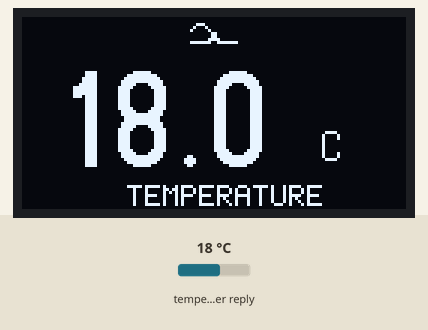
This program was run on a simulated Seeed XIAO ESP32-S3. On the bench: 128×64 one-colour display. The test bench sets the inputs (shaded band); at power-on: temperature in the weather reply 18 °C. WiFi joins after 1.5 s; servers stay silent unless stated; web services answer with replies made up by the test bench; what the program prints to the serial monitor is not drawn.

Above: at 4.4 s.
At 6.4 s:
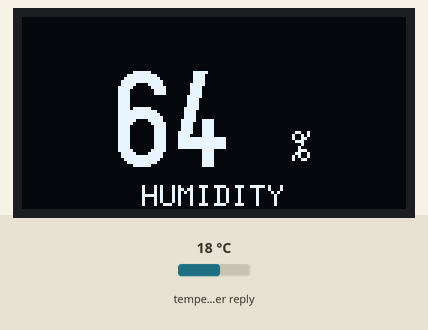
At 8.4 s:
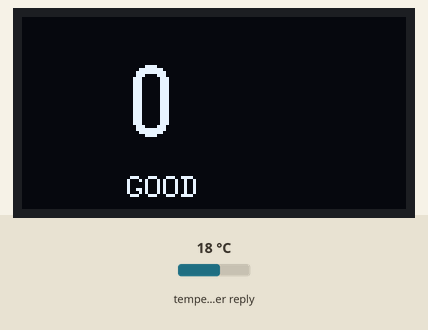
At 10.5 s:
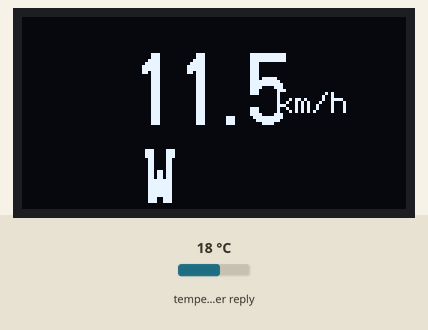
At 12.5 s:
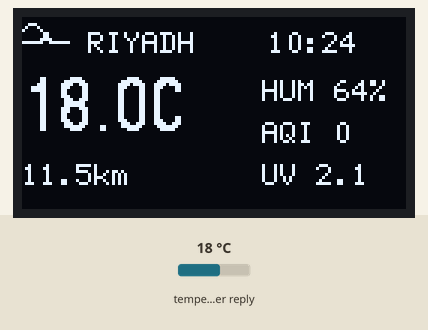

Measured:
- by itself, everything shown: repeats every 11.0 s, in 5 steps
- what the display in image 0 shows lasts 2.0 s, from 4.4 s to 6.4 s
- what the display in image 4 shows lasts 3.0 s, from 12.4 s to 15.4 s

The program:

main.cpp
```cpp
#define DEBUG 0

#include <Arduino.h>
#include <WiFi.h>
#include <HTTPClient.h>
#include <WiFiClientSecure.h>
#include <Wire.h>
#include <U8g2lib.h>
#include <ArduinoJson.h>

// -----------------------------
// User configuration
// -----------------------------
const char* WIFI_SSID = "EIS";
const char* WIFI_PASSWORD = "12341234";

// Riyadh, Saudi Arabia
static constexpr float LATITUDE  = 24.7136f;
static constexpr float LONGITUDE = 46.6753f;

//------------------------------
// Weather Icons
// -----------------------------

const unsigned char icon_sun[] PROGMEM = {
  0x80,0x01,
  0x44,0x22,
  0x28,0x14,
  0x10,0x08,
  0x1C,0x38,
  0x1C,0x38,
  0x10,0x08,
  0x28,0x14,
  0x44,0x22,
  0x80,0x01,
  0x00,0x00,
  0x00,0x00,
  0x00,0x00,
  0x00,0x00,
  0x00,0x00,
  0x00,0x00
};


const unsigned char icon_cloud[] PROGMEM = {
  0x00,0x00,
  0x00,0x00,
  0x1C,0x00,
  0x22,0x00,
  0x41,0x00,
  0x80,0x01,
  0x80,0x01,
  0xC0,0x03,
  0x7F,0xFE,
  0x00,0x00,
  0x00,0x00,
  0x00,0x00,
  0x00,0x00,
  0x00,0x00,
  0x00,0x00,
  0x00,0x00
};

const unsigned char icon_rain[] PROGMEM = {
  0x1C,0x00,
  0x22,0x00,
  0x41,0x00,
  0x80,0x01,
  0xFF,0x01,
  0x00,0x00,
  0x20,0x00,
  0x00,0x01,
  0x40,0x00,
  0x00,0x02,
  0x20,0x00,
  0x00,0x01,
  0x00,0x00,
  0x00,0x00,
  0x00,0x00,
  0x00,0x00
};


// Open-Meteo endpoints
// Weather Forecast API: current weather
// Air Quality API: current European AQI + UV Index
const char* WEATHER_URL =
"https://api.open-meteo.com/v1/forecast"
"?latitude=24.7136"
"&longitude=46.6753"
"&current=temperature_2m,relative_humidity_2m,"
"visibility,wind_speed_10m,wind_direction_10m,"
"weather_code"
"&timezone=Asia%2FRiyadh";

static const char* AIR_URL =
  "https://air-quality-api.open-meteo.com/v1/air-quality"
  "?latitude=24.7136"
  "&longitude=46.6753"
  "&current=european_aqi,uv_index"
  "&timezone=Asia%2FRiyadh"
  "&timeformat=iso8601";

// -----------------------------
// OLED setup
// XIAO ESP32-S3 I2C pins:
// D4 = SDA = GPIO5
// D5 = SCL = GPIO6
// -----------------------------
static constexpr uint8_t SDA_PIN = 5;
static constexpr uint8_t SCL_PIN = 6;

U8G2_SSD1306_128X64_NONAME_F_HW_I2C u8g2(U8G2_R0, U8X8_PIN_NONE);

// -----------------------------
// Timing
// -----------------------------
static constexpr unsigned long FETCH_INTERVAL_MS  = 2UL *60UL * 1000UL; // refresh every 2 min
static constexpr unsigned long WIFI_RETRY_MS      = 5000UL;    // retry Wi-Fi every 15 sec

// -----------------------------
// Data model
// -----------------------------
struct WeatherData {
  bool valid = false;

  String localDate;   // YYYY-MM-DD
  String localTime;   // HH:MM

  float temperature = NAN;    // C
  float humidity    = NAN;    // %
  float visibility  = NAN;    // meters
  float windSpeed   = NAN;    // km/h
  float windDir     = NAN;    // degrees

  float aqi         = NAN;    // European AQI
  float uvIndex     = NAN;    // UV index

  int weatherCode = 0;        // Open-Meteo weather code (https://open-meteo.com/en/docs#api_form)
};

WeatherData gData;

const uint8_t* getWeatherIcon()
{
    if(gData.weatherCode == 0)
        return icon_sun;

    if(gData.weatherCode >= 1 && gData.weatherCode <= 3)
        return icon_cloud;

    if(gData.weatherCode >= 51)
        return icon_rain;

    return icon_cloud;
}


enum ScreenType
{
    SCREEN_DASHBOARD,
    SCREEN_TEMP,
    SCREEN_HUMIDITY,
    SCREEN_AQI,
    SCREEN_WIND
};

ScreenType currentScreen = SCREEN_DASHBOARD;
unsigned long screenTimer = 0;

unsigned long lastFetchMs = 0;
unsigned long lastWiFiRetryMs = 0;

// -----------------------------
// Helpers
// -----------------------------
static String safeFloat(float value, int digits = 1) {
  if (isnan(value)) return "--";
  return String(value, digits);
}

static String formatKm(float meters) {
  if (isnan(meters)) return "--";
  return String(meters / 1000.0f, 1) + " km";
}

static String formatWind(float speed, float directionDeg) {
  if (isnan(speed) && isnan(directionDeg)) return "--";
  String dir = "--";
  if (!isnan(directionDeg)) {
    int d = (int)roundf(directionDeg) % 360;
    if (d < 0) d += 360;

    // 16-point compass
    static const char* compass[] = {
      "N","NNE","NE","ENE","E","ESE","SE","SSE",
      "S","SSW","SW","WSW","W","WNW","NW","NNW"
    };
    dir = String(compass[(d + 11) / 22 % 16]) + " " + String(d) + " deg";
  }

  String spd = isnan(speed) ? String("--") : String(speed, 1) + " km/h";
  return spd + " " + dir;
}

static String aqiCategory(float aqi) {
  if (isnan(aqi)) return "--";
  if (aqi <= 20.0f) return "GOOD";
  if (aqi <= 40.0f) return "FAIR";
  if (aqi <= 60.0f) return "MODERATE";
  if (aqi <= 80.0f) return "POOR";
  if (aqi <= 100.0f) return "VERY POOR";
  return "EXTREME";
}

static void centerText(int y, const String& text, const uint8_t* font) {
  u8g2.setFont(font);
  int16_t w = u8g2.getStrWidth(text.c_str());
  int16_t x = (128 - w) / 2;
  if (x < 0) x = 0;
  u8g2.drawStr(x, y, text.c_str());
}

static bool httpGetJson(const char* url, JsonDocument& doc)
{
    WiFiClientSecure client;
    client.setInsecure();

    HTTPClient http;

    if (!http.begin(client, url))
    {
        Serial.println("HTTP begin failed");
        return false;
    }

    int httpCode = http.GET();

    Serial.printf("HTTP Code: %d\n", httpCode);

    if (httpCode <= 0)
    {
        Serial.printf("HTTP Error: %s\n",
                      http.errorToString(httpCode).c_str());
        http.end();
        return false;
    }

    String payload = http.getString();
    if (DEBUG){
      Serial.println("============== RESPONSE ==============");
      Serial.println(payload);
      Serial.println("======================================");
    }


    DeserializationError err = deserializeJson(doc, payload);

    if (err)
    {
        Serial.print("JSON Error: ");
        Serial.println(err.c_str());
        http.end();
        return false;
    }

    http.end();
    return true;
}

static bool parseDateTime(const String& iso, String& dateOut, String& timeOut) {
  int t = iso.indexOf('T');
  if (t < 0) return false;

  dateOut = iso.substring(0, t);
  timeOut = iso.substring(t + 1, t + 6); // HH:MM
  return true;
}

static bool fetchWeatherData() {
  JsonDocument doc;
  if (!httpGetJson(WEATHER_URL, doc)) return false;

  JsonObject current = doc["current"].as<JsonObject>();
  if (current.isNull()) return false;

  String isoTime = current["time"] | "";
  String dateStr, timeStr;
  if (!parseDateTime(isoTime, dateStr, timeStr)) {
    dateStr = "--";
    timeStr = "--";
  }

  gData.localDate = dateStr;
  gData.localTime = timeStr;
  gData.temperature = current["temperature_2m"] | NAN;
  gData.humidity    = current["relative_humidity_2m"] | NAN;
  gData.visibility  = current["visibility"] | NAN;
  gData.windSpeed   = current["wind_speed_10m"] | NAN;
  gData.windDir     = current["wind_direction_10m"] | NAN;
  gData.weatherCode = current["weather_code"] | 0;

  return true;
}

static bool fetchAirData() {
  JsonDocument doc;
  if (!httpGetJson(AIR_URL, doc)) return false;

  JsonObject current = doc["current"].as<JsonObject>();
  if (current.isNull()) return false;

  gData.aqi     = current["european_aqi"] | NAN;
  gData.uvIndex = current["uv_index"] | NAN;

  return true;
}

static void drawWiFiConnecting(uint8_t dotCount) {
  u8g2.clearBuffer();

  centerText(18, "WiFi Connecting", u8g2_font_6x12_tf);
  centerText(38, String("SSID: ") + WIFI_SSID, u8g2_font_6x12_tf);

  String dots;
  for (uint8_t i = 0; i < dotCount; i++) {
    dots += ".";
  }
  centerText(58, dots, u8g2_font_6x12_tf);

  u8g2.sendBuffer();
}

static void drawWiFiConnected() {
  u8g2.clearBuffer();

  centerText(20, "WiFi Connected", u8g2_font_6x12_tf);
  centerText(42, "IP Address", u8g2_font_6x12_tf);
  centerText(60, WiFi.localIP().toString(), u8g2_font_6x12_tf);

  u8g2.sendBuffer();
}

static void drawWiFiReconnecting() {
  u8g2.clearBuffer();

  centerText(22, "WiFi Unavailable", u8g2_font_6x12_tf);
  centerText(42, "Reconnecting...", u8g2_font_6x12_tf);
  centerText(60, String("SSID: ") + WIFI_SSID, u8g2_font_6x12_tf);

  u8g2.sendBuffer();
}

static void connectWiFi() {
  WiFi.mode(WIFI_STA);
  WiFi.begin(WIFI_SSID, WIFI_PASSWORD);

  Serial.printf("Connecting to Wi-Fi: %s", WIFI_SSID);
  drawWiFiConnecting(1);

  unsigned long start = millis();
  uint8_t dotCount = 1;
  while (WiFi.status() != WL_CONNECTED && (millis() - start) < 20000UL) {
    delay(250);
    Serial.print(".");

    dotCount = (dotCount % 3) + 1;
    drawWiFiConnecting(dotCount);
  }
  Serial.println();

  if (WiFi.status() == WL_CONNECTED) {
    Serial.print("Wi-Fi connected. IP: ");
    Serial.println(WiFi.localIP());
    drawWiFiConnected();
    delay(2000);
  } else {
    Serial.println("Wi-Fi connect timeout");
    drawWiFiReconnecting();
  }
}

static void drawStatusLine(const String& text) {
  u8g2.setFont(u8g2_font_6x12_tf);
  centerText(62, text, u8g2_font_6x12_tf);
}

// DASHBOARD page rendering

void drawDashboard()
{
    u8g2.clearBuffer();

    u8g2.drawXBMP(
        0,
        0,
        16,
        16,
        getWeatherIcon()
    );

    u8g2.setFont(u8g2_font_6x12_tf);

    u8g2.drawStr(22, 12, "RIYADH");

    u8g2.drawStr(
        82,
        12,
        gData.localTime.c_str()
    );

    u8g2.setFont(u8g2_font_logisoso18_tf);

    String temp =
        String(gData.temperature,1) + "C";

    u8g2.drawStr(0, 38, temp.c_str());

    u8g2.setFont(u8g2_font_6x12_tf);

    String hum =
        "HUM " +
        String((int)gData.humidity) + "%";

    u8g2.drawStr(80, 28, hum.c_str());

    String aqi =
        "AQI " +
        String((int)gData.aqi);

    u8g2.drawStr(80, 42, aqi.c_str());

    String uv =
        "UV " +
        String(gData.uvIndex,1);

    u8g2.drawStr(80, 56, uv.c_str());

    String wind =
        String(gData.windSpeed,1) + "km";

    u8g2.drawStr(0, 56, wind.c_str());

    u8g2.sendBuffer();
}

// TEMPERATURE page rendering

void drawTemperature()
{
    u8g2.clearBuffer();

    u8g2.drawXBMP(
        56,
        0,
        16,
        16,
        getWeatherIcon()
    );

    u8g2.setFont(u8g2_font_logisoso32_tf);

    String temp =
        String(gData.temperature,1);

    u8g2.drawStr(10, 50, temp.c_str());

    u8g2.setFont(u8g2_font_7x14_tf);
    u8g2.drawStr(100, 48, "C");
    u8g2.setFont(u8g2_font_6x12_tf);
    u8g2.drawStr(35, 63, "TEMPERATURE");

    u8g2.sendBuffer();
}


// HUMIDITY page rendering

void drawHumidity()
{
    u8g2.clearBuffer();

    u8g2.setFont(u8g2_font_logisoso32_tf);

    String hum =
        String((int)gData.humidity);

    u8g2.drawStr(30, 50, hum.c_str());


    u8g2.setFont(u8g2_font_7x14_tf);
    u8g2.drawStr(90, 48, "%");
    u8g2.setFont(u8g2_font_6x12_tf);
    u8g2.drawStr(40, 63, "HUMIDITY");

    u8g2.sendBuffer();
}


// AIR QUALITY page rendering

void drawAQI()
{
    u8g2.clearBuffer();

    u8g2.setFont(u8g2_font_logisoso24_tf);

    String aqi =
        String((int)gData.aqi);

    u8g2.drawStr(35, 40, aqi.c_str());

    u8g2.setFont(u8g2_font_6x12_tf);

    if(gData.aqi > 100)
        u8g2.drawStr(25, 60, "EXTREME");
    else if(gData.aqi > 80)
        u8g2.drawStr(20, 60, "VERY POOR");
    else if(gData.aqi > 60)
        u8g2.drawStr(30, 60, "POOR");
    else if(gData.aqi > 40)
        u8g2.drawStr(20, 60, "MODERATE");
    else
        u8g2.drawStr(35, 60, "GOOD");

    u8g2.sendBuffer();
}

//

void drawWind()
{
    u8g2.clearBuffer();

    u8g2.setFont(u8g2_font_logisoso24_tf);

    String speed =
        String(gData.windSpeed,1);

    u8g2.drawStr(35, 36, speed.c_str());


    u8g2.setFont(u8g2_font_6x12_tf);
    u8g2.drawStr(85, 32, "km/h");
    u8g2.setFont(u8g2_font_6x12_tf);
    String dir = "--";

    int d = (int)gData.windDir;

    if(d >= 337 || d < 22)
        dir = "N";
    else if(d < 67)
        dir = "NE";
    else if(d < 112)
        dir = "E";
    else if(d < 157)
        dir = "SE";
    else if(d < 202)
        dir = "S";
    else if(d < 247)
        dir = "SW";
    else if(d < 292)
        dir = "W";
    else
        dir = "NW";

    u8g2.setFont(u8g2_font_logisoso18_tf);
    u8g2.drawStr(40, 62, dir.c_str());

    u8g2.sendBuffer();
}

void drawCurrentScreen()
{
    switch(currentScreen)
    {
        case SCREEN_DASHBOARD:
            drawDashboard();
            break;

        case SCREEN_TEMP:
            drawTemperature();
            break;

        case SCREEN_HUMIDITY:
            drawHumidity();
            break;

        case SCREEN_AQI:
            drawAQI();
            break;

        case SCREEN_WIND:
            drawWind();
            break;
    }
}


// Screen rotation logic: automatically switch between different screens every few seconds

void updateScreenRotation()
{
    unsigned long now = millis();

    static unsigned long lastSwitch = 0;

    unsigned long duration =
        (currentScreen == SCREEN_DASHBOARD)
        ? 3000
        : 2000;

    if(now - lastSwitch < duration)
        return;

    lastSwitch = now;

    switch(currentScreen)
    {
        case SCREEN_DASHBOARD:
            currentScreen = SCREEN_TEMP;
            break;

        case SCREEN_TEMP:
            currentScreen = SCREEN_HUMIDITY;
            break;

        case SCREEN_HUMIDITY:
            currentScreen = SCREEN_AQI;
            break;

        case SCREEN_AQI:
            currentScreen = SCREEN_WIND;
            break;

        default:
            currentScreen = SCREEN_DASHBOARD;
            break;
    }

    drawCurrentScreen();
}


static void refreshAllData() {
  Serial.println("Refreshing weather data...");
  bool w = fetchWeatherData();
  bool a = fetchAirData();
  gData.valid = (w && a);

  if (gData.valid) {
    Serial.println("Data refresh OK");
    Serial.printf("Temp: %.1f C, Humidity: %.0f%%, AQI: %.0f, UV: %.1f\n",
                  gData.temperature, gData.humidity, gData.aqi, gData.uvIndex);
  } else {
    Serial.println("Data refresh failed");
  }
}

// -----------------------------
// Arduino
// -----------------------------
void setup() {
  Serial.begin(115200);
  delay(200);

  Wire.begin(SDA_PIN, SCL_PIN);
  Wire.setClock(400000);

  u8g2.begin();
  u8g2.setContrast(255);

  connectWiFi();

  if (WiFi.status() == WL_CONNECTED) {
    refreshAllData();
    lastFetchMs = millis();
  }

  currentScreen = SCREEN_DASHBOARD;
  screenTimer = millis();

  if (WiFi.status() == WL_CONNECTED) {
    drawCurrentScreen();
  } else {
    lastWiFiRetryMs = millis();
    drawWiFiReconnecting();
  }
}


void loop()
{
    const unsigned long now = millis();

    // Reconnect WiFi if needed
    if (WiFi.status() != WL_CONNECTED &&
        (now - lastWiFiRetryMs) >= WIFI_RETRY_MS)
    {
        connectWiFi();

        // Start the retry delay after the blocking connection attempt ends so
        // the reconnecting message remains readable between attempts.
        lastWiFiRetryMs = millis();

        if (WiFi.status() == WL_CONNECTED)
        {
            refreshAllData();
            lastFetchMs = now;

            drawCurrentScreen();
        }
        else
        {
            drawWiFiReconnecting();
        }
    }

    // Keep the Wi-Fi status UI visible while offline. This prevents the
    // dashboard and rotating weather pages from replacing it between retries.
    if (WiFi.status() != WL_CONNECTED)
    {
        delay(5);
        return;
    }

    // Periodic weather refresh
    if (WiFi.status() == WL_CONNECTED &&
        (now - lastFetchMs) >= FETCH_INTERVAL_MS)
    {
        lastFetchMs = now;

        refreshAllData();

        drawCurrentScreen();
    }

    // Rotate between dashboard/detail screens
    updateScreenRotation();

    delay(5);
}
```
